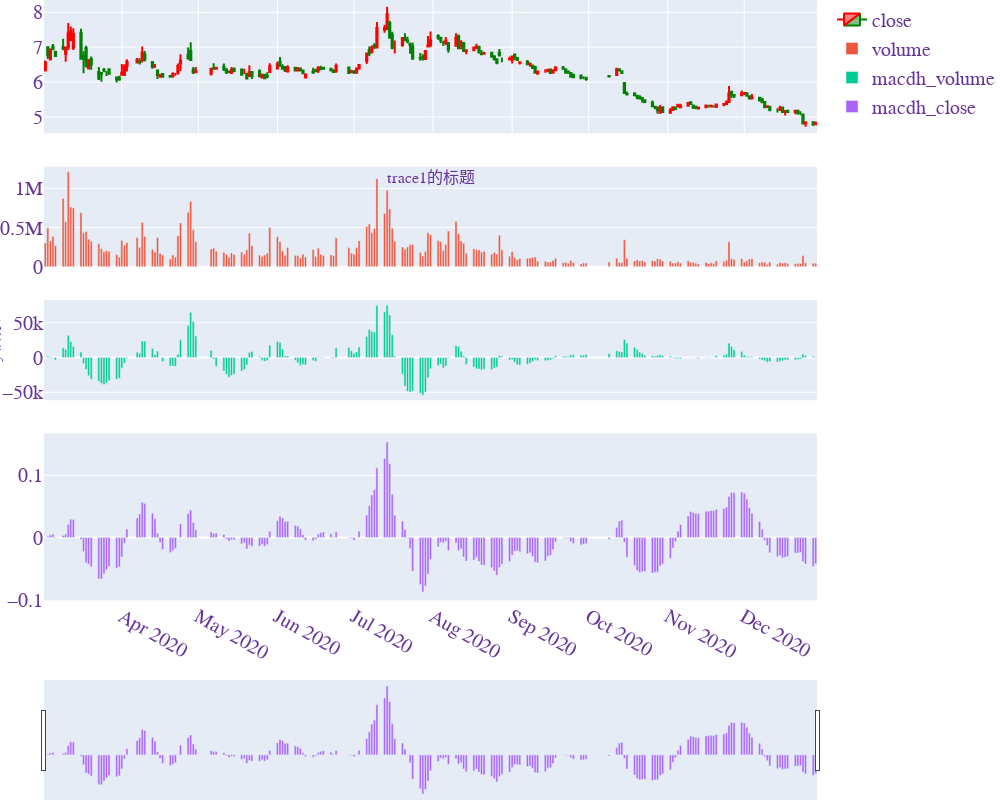

Source (notebook cell):
### Code cell


### Figure 1 — Plotly figure (JSON) as saved in the notebook; plotly's stock layout.template omitted (floating-point values rounded to 4 significant figures; data arrays with more than 128 entries replaced by an {"elided": "..."} marker saying what was removed)
{"data": [{"close": {"elided": "205 float values"}, "decreasing": {"line": {"color": "green"}}, "high": {"elided": "205 float values"}, "increasing": {"line": {"color": "red"}}, "low": {"elided": "205 float values"}, "name": "close", "open": {"elided": "205 float values"}, "type": "candlestick", "x": {"elided": "205 str values"}, "xaxis": "x", "yaxis": "y"}, {"name": "volume", "type": "bar", "x": {"elided": "205 str values"}, "xaxis": "x2", "y": {"elided": "205 int values"}, "yaxis": "y2"}, {"name": "macdh_volume", "type": "bar", "x": {"elided": "205 str values"}, "xaxis": "x3", "y": {"elided": "205 float values"}, "yaxis": "y3"}, {"name": "macdh_close", "type": "bar", "x": {"elided": "205 str values"}, "xaxis": "x4", "y": {"elided": "205 float values"}, "yaxis": "y4"}], "layout": {"annotations": [{"font": {"size": 16}, "showarrow": false, "text": "trace0的标题", "x": 0.5, "xanchor": "center", "xref": "paper", "y": 1, "yanchor": "bottom", "yref": "paper"}, {"font": {"size": 16}, "showarrow": false, "text": "trace1的标题", "x": 0.5, "xanchor": "center", "xref": "paper", "y": 0.7188, "yanchor": "bottom", "yref": "paper"}, {"font": {"size": 16}, "showarrow": false, "text": "y轴标题", "textangle": -90, "x": 0, "xanchor": "right", "xref": "paper", "xshift": -40, "y": 0.5, "yanchor": "middle", "yref": "paper"}], "coloraxis": {"colorbar": {"ticks": "outside", "x": 0.75, "xanchor": "left"}}, "font": {"color": "RebeccaPurple", "family": "Times New Roman", "size": 20}, "height": 800, "margin": {"b": 0, "l": 20, "r": 0, "t": 0}, "title": {"x": 0.5}, "width": 1000, "xaxis": {"anchor": "y", "domain": [0, 1], "matches": "x4", "rangeslider": {"visible": false}, "showticklabels": false}, "xaxis2": {"anchor": "y2", "domain": [0, 1], "matches": "x4", "rangeslider": {"visible": false}, "showticklabels": false}, "xaxis3": {"anchor": "y3", "domain": [0, 1], "matches": "x4", "showticklabels": false}, "xaxis4": {"anchor": "y4", "domain": [0, 1], "rangeslider": {"visible": true}}, "yaxis": {"anchor": "x", "domain": [0.8, 1]}, "yaxis2": {"anchor": "x2", "domain": [0.6, 0.75]}, "yaxis3": {"anchor": "x3", "domain": [0.4, 0.55]}, "yaxis4": {"anchor": "x4", "domain": [0.1, 0.35]}}}
